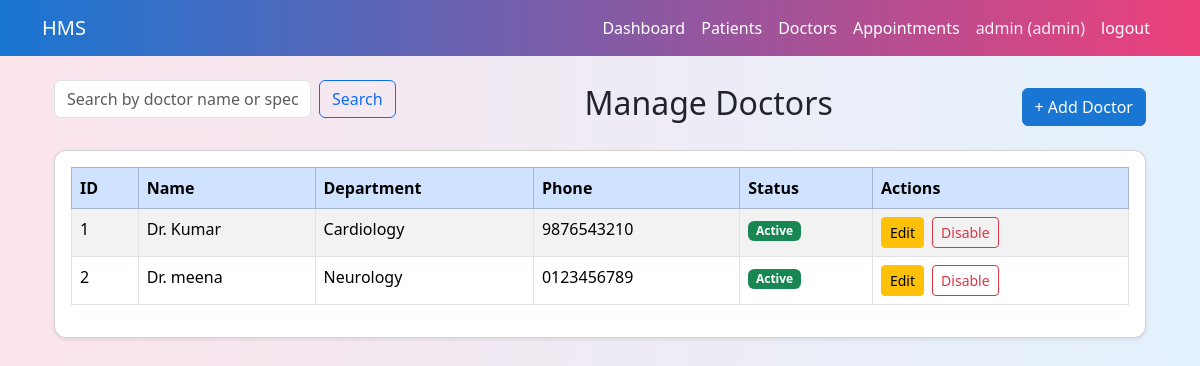
Page /admin/doctors (signed in) on the committed database.
### models.py (models this page shows, shortened)
class Doctor(db.Model):
    __tablename__="doctors"
    id=db.Column(db.Integer,primary_key=True)
    user_id=db.Column(db.Integer,db.ForeignKey("users.id"),nullable=False)
    department_id=db.Column(db.Integer,db.ForeignKey("departments.id"))
    full_name=db.Column(db.String(120),nullable=False)
    phone=db.Column(db.String(20))
    about=db.Column(db.Text)
    experience_years=db.Column(db.Integer)
    is_active=db.Column(db.Boolean, default=True)
    user=db.relationship("User",back_populates="doctor_profile")
    department=db.relationship("Department",back_populates="doctors")
    appointments=db.relationship("Appointment",back_populates="doctor")
    availabilities=db.relationship("DoctorAvailability",back_populates="doctor")

class Department(db.Model):
    __tablename__="departments"
    id=db.Column(db.Integer,primary_key=True)
    name=db.Column(db.String(80),unique=True,nullable=False)
    description=db.Column(db.Text)
    doctors=db.relationship("Doctor",back_populates="department")

### app.py (the view, shortened to what this page needs)
    @app.route('/admin/doctors')
    def admin_doctors():
        if session.get('role')!="admin":
            return redirect(url_for('login'))
        search = request.args.get('search','').strip()
        query=Doctor.query.outerjoin(Department)
        doctors=query.order_by(Doctor.id).all()
        departments = Department.query.order_by(Department.name).all()
        return render_template(
            'admin_doctors.html',
            doctors=doctors,
            departments=departments,
            search=search
        )

### templates/admin_doctors.html
{% extends "base.html" %}
{% block content %}
<div class="container mt-4">
    <div class="d-flex justify-content-between align-items-center mb-3">
        <form method="get" class="d-flex mb-3" action="{{ url_for('admin_doctors') }}">
            <input type="text" name="search" class="form-control me-2"
                placeholder="Search by doctor name or specialization" value="{{ search or '' }}">
            <button type="submit" class="btn btn-outline-primary">Search</button>
        </form>
        <h2>Manage Doctors</h2>
        <a href="{{ url_for('admin_add_doctor') }}" class="btn btn-primary">+ Add Doctor</a>
    </div>
    <div class="card p-3 shadow-sm">
        <table class="table table-striped table-bordered">
            <thead class="table-primary">
                <tr>
                    <th>ID</th>
                    <th>Name</th>
                    <th>Department</th>
                    <th>Phone</th>
                    <th>Status</th>
                    <th>Actions</th>
                </tr>
            </thead>
            <tbody>
                {% for doctor in doctors %}
                <tr>
                    <td>{{ doctor.id }}</td>
                    <td>{{ doctor.full_name }}</td>
                    <td>{{ doctor.department.name if doctor.department else 'N/A' }}</td>
                    <td>{{ doctor.phone or 'N/A' }}</td>
                    <td>
                        {% if doctor.is_active %}
                        <span class="badge bg-success">Active</span>
                        {% else %}
                        <span class="badge bg-danger">Inactive</span>
                        {% endif %}
                    </td>
                    <td>
                        <a href="{{ url_for('admin_edit_doctor', id=doctor.id) }}" class="btn btn-sm btn-warning me-1">
                            Edit
                        </a>
                        <a href="{{ url_for('admin_toggle_doctor', id=doctor.id) }}"
                            class="btn btn-sm {% if doctor.is_active %}btn-outline-danger{% else %}btn-outline-success{% endif %}">
                            {% if doctor.is_active %}Disable{% else %}Enable{% endif %}
                        </a>
                    </td>
                </tr>
                {% endfor %}
            </tbody>
        </table>
    </div>
</div>
{% endblock %}

### templates/base.html (style rules this page uses)
body { background: linear-gradient(90deg, #fce4ec, #e3f2fd); min-height: 100vh; }
.card { border-radius: 12px; box-shadow: 0 4px 12px rgba(0, 0, 0, 0.08); }
.btn-primary { background-color: #1976d2; border-color: #1976d2; }

### rows in the picture
Doctor: id "1", full_name "Dr. Kumar", department "Cardiology", phone "9876543210", is_active "Active"
Doctor: id "2", full_name "Dr. meena", department "Neurology", phone "0123456789", is_active "Active"

### other values in the picture
{{ session.get('username') }} "admin"
{{ session.get('role') }} "admin"
